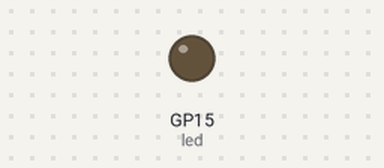
A program run on a simulated Raspberry Pi Pico running CircuitPython. On the bench: output pins drawn as LEDs (lit = HIGH).

Above: at 1.8 s.
At 6.85 s:
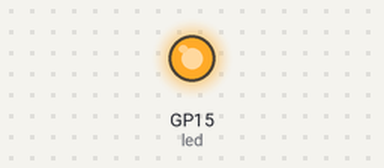
Timing chart, 0 to 7.6 s (numbered marks = the images above):
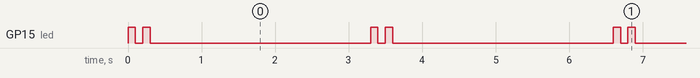

Measured:
- by itself, GP15 (led): repeats every 3.3 s: LOW 0.10 s, HIGH 0.10 s, LOW 3.0 s, HIGH 0.10 s
- by itself, everything shown: repeats every 3.3 s, in 4 steps

The program:

Lab05_TEST2.py
```python
# 匯入控制板子相關 board 模組
import board
# 匯入時間相關 time 模組
import time
# 匯入數位輸出入的 DigitalInOut、Direction 模組
from digitalio import DigitalInOut, Direction

# 建立 GP15 腳位的 DigitalInOut 物件, 並命名為 led
led = DigitalInOut(board.GP15)
# 設定 led 為輸出腳位
led.direction = Direction.OUTPUT

while True:             # 一直重複執行
    led.value = True    # 設定腳位有電, 點亮 LED
    time.sleep(0.1)     # 暫停 0.1 秒
    led.value = False   # 設定腳位沒電, 熄滅 LED
    time.sleep(0.1)     # 暫停 0.1 秒
    led.value = True    # 設定腳位有電, 點亮 LED
    time.sleep(0.1)     # 暫停 0.1 秒
    led.value = False   # 設定腳位沒電, 熄滅 LED
    time.sleep(3)     # 暫停 0.1 秒
```
